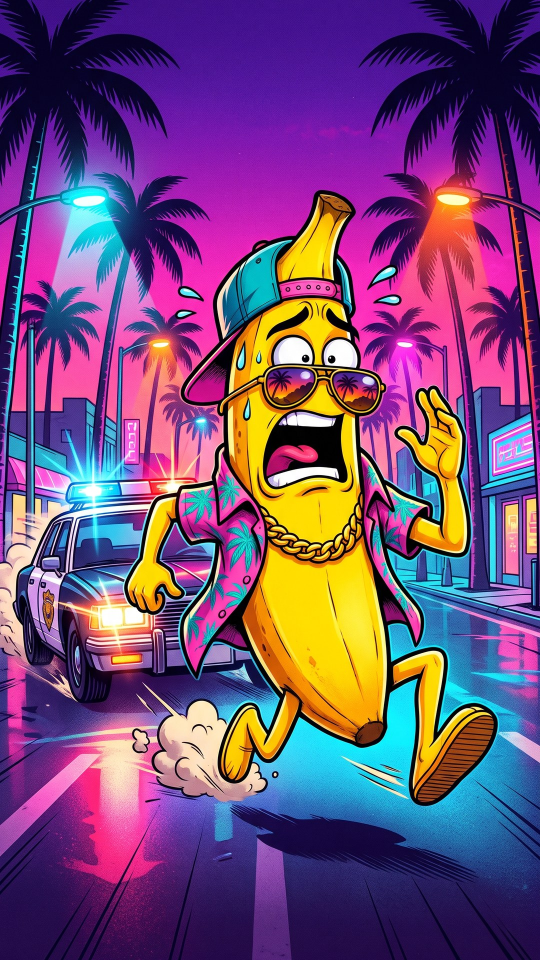
#> input picture assets/stories/bananas/bananas_01.jpg, 1080 x 1920 px (shown at 1/2 size)
$ python -i stories.py   (imports and definitions only)
#> lines starting #> are read from the running program, lines starting #| are printed output that depends on the picture
### cv_safe.py
"""
OpenCV cannot open a file whose path has non-ASCII characters on Windows (19. 11.: on the 24/7 PC the venv sits
under a folder with a diacritic, every Haar cascade loaded empty and every YouTube render failed with
'CascadeClassifier::detectMultiScale ... !empty()'). cascade() copies the XML to an ASCII folder first when needed.
"""
import os
import shutil
import tempfile
from pathlib import Path

import cv2


# [7 lines left out: function ascii_dir, not called in this run]


def cascade(name):
    """A loaded Haar cascade by file name (cv2.data.haarcascades); raises instead of returning an empty one."""
    src = Path(cv2.data.haarcascades) / name
    path = src
    if not str(src).isascii():
        path = ascii_dir() / name
        if not path.exists() or path.stat().st_size != src.stat().st_size:
            shutil.copyfile(src, path)
    c = cv2.CascadeClassifier(str(path))
    if c.empty():
        raise RuntimeError(f"OpenCV cascade {name} did not load from {path}")
    return c


# [13 lines left out: function ascii_path, not called in this run]

### stories.py
"""
stories.py - Instagram (+ Facebook) stories for both accounts, fully on its own (GitHub Actions).

What Buffer can do (introspected 18. 11. 2026):
  instagram  metadata.instagram.type = story (image or video asset, IG Professional account) - OK
             (an IG story draft was accepted and deleted again in the test)
  facebook   metadata.facebook.type = story (PostTypeFacebook: post / reel / story) on our Pages
  tiktok, youtube, threads: no story type in Buffer's API -> nothing there
  Stickers (poll, question, link, music): NOT possible. InstagramStickerFieldsInput is only a text
  to copy by hand for reminder (notification) publishing - not autonomous. So a question is part of
  the picture and people answer by replying to the story (a DM).

Every run of denne (after publishing) calls `python stories.py den [--ostre]`. Per brand:
  REPOST       every reel that went out (publikovano*.json) -> the same Netlify mp4 as a story
               20-60 min after the reel, at most REPOST_MAX a publishing day. Scheduled only once the
               reel is (nearly) live, so a reel deleted before its slot is never reposted.
  INTERESTING  2-4 a day at varied times (never :00 / :30) in the AU/NZ, EU and US prime windows:
               question / fact / rate / guess frames built with Pillow over a real frame of one of
               our reels (facts from our own records only, never invented), plus rotating pool images
               (assets/stories/<brand>/, 20 per brand, never the same one within POOL_GAP_DAYS).
               Built once a publishing day (first run after 12:00 Prague) for BOTH brands, in ONE
               Netlify draft deploy (no credits), then scheduled in Buffer at their times.
               Every story asks for a reply (people answer by DM, which lifts the story's reach); every
               2nd-3rd pool story carries the follow line instead. Text never over a face or a chest.
  LONG-FORM    the brand's new long-form video (long_episodes.json _last, committed by long.yml after the
               e-mail went out) -> one story "NEW: <title>" + "Full video on YouTube, link in bio",
               PROMO_AFTER_MIN after the e-mail's publish time. The clickable version (a link sticker, not in
               any API) is link_story(): posli_mail.py attaches it to the long-form e-mail for Aleš.
               Needs once: the Instagram bio link of each account = its YouTube channel.
Records: stories_state.json {brand: {"reposts": {clip: ...}, "days": {day: ...}, "pool": {file: day},
                                     "long": {long-form key: ...}}}.

  python stories.py den [--ostre] [--znacka bananas|fanpage]   # default: Buffer drafts
  python stories.py den --zkouska                               # plan + frames into out/_stories, no Buffer / Netlify
"""

import argparse
import json
import random
import re
import subprocess
import sys
from datetime import datetime, timedelta, timezone
from pathlib import Path

import publikuj as P

HERE = P.HERE
STATE = HERE / "stories_state.json"
POOL_DIR = HERE / "assets" / "stories"
FONTS = HERE / "fonts" / "cap"
W, H = 1080, 1920

STORY_NETS = ("instagram",)   # 18. 11.: FB story was cross-shared to IG by Meta -> the same reel twice on the IG story
REPOST_DELAY = (20, 60)                      # min after the reel
REPOST_MAX = 6                               # reposts per publishing day per brand
REPOST_LEAD = 15                             # schedule once the reel is due within this many minutes
REPOST_MAX_AGE_H = 6                         # an older reel is not reposted any more
STORY_MAX_S = 60                             # Instagram story video limit
INTEREST_N = (2, 4)
POOL_GAP_DAYS = 5
MAX_FAILS = 2
# Prague time windows of the publishing day (12:00 .. 11:59 next day): EU evening, UK late / US east
# prime, US west evening, AU/NZ evening (= Prague morning).
WINDOWS = [("17:05", "19:55"), ("21:05", "23:55"), ("02:05", "04:55"), ("07:05", "09:55")]

BRAND_LOOK = {
    "bananas": {"font": "montserrat-900.ttf", "box": (255, 225, 53), "ink": (17, 17, 17),
                "accent": (17, 17, 17), "sub_box": (17, 17, 17), "sub_ink": (255, 255, 255), "top": 1040},
    "fanpage": {"font": "anton.ttf", "box": (17, 12, 20), "ink": (255, 79, 216),
                "accent": (255, 255, 255), "sub_box": (255, 79, 216), "sub_ink": (17, 12, 20), "top": 640},
}

# Copy: English, short, linted with SlopMonster deslop.py (5/5, 18. 11.). {a}/{b} = real streamer names,
# {n}/{avg} = real numbers from our records. Never anything that is not in the data. The last line of
# every kind asks for a reply (REPLY_WORDS, Aleš 18. 11.: stories must make people react).
COPY = {
    "bananas": {
        "question": ["Who was funnier yesterday?", "{a} or {b}", "Reply with a name"],
        "fact_top": ["Yesterday's top streamer", "{a}", "Banana score {avg}/10 from {n} clips", "Agree? Reply yes or no"],
        "fact_most": ["Most clipped yesterday", "{a}", "{n} clips on our page", "Who beats them today? Reply with a name"],
        "rate": ["Rate yesterday's #1 clip", "{a}", "Reply with a number from 1 to 10"],
        "guess": ["Guess the banana score", "{a}'s clip from yesterday", "Reply with your guess, 1 to 10"],
    },
    "fanpage": {
        "question": ["Who made you laugh more?", "{a} or {b}", "Tell me in the replies"],
        "fact_most": ["Most clipped yesterday", "{a}", "{n} clips on our page", "Who's next? Tell me"],
        "rate": ["Rate this one", "{a}, yesterday", "Send me a number, 1 to 10"],
    },
}
REPLY_WORDS = ("reply", "tell me", "send me")


def log(msg):
    P.log(f"stories: {msg}")


def load_state():
    return P.load_json(STATE, {})


def save_state(st):
    P.save_json(STATE, st)


# [107 lines left out: functions merge_state, sync_state, bstate, story_channels, ts, off_grid_min and 3 more, not called in this run]


def repost_delay(clip_id, znacka):
    return random.Random(f"{clip_id}:{znacka}:story").randint(*REPOST_DELAY)


# [6 lines left out: function repost_due, not called in this run]


def reposts_on_day(bs, day):
    return sum(1 for r in bs["reposts"].values()
               if r.get("posts") and P.pub_day(ts(r["due"])) == day)


# [16 lines left out: function repost_candidates, not called in this run]


# the reply line burned into a reel repost (SlopMonster lint 5/5); low in the picture, inside Instagram's safe
# zone (above the reply bar), under the game action, never over the facecam at the top
REPOST_TEXT = {
    "bananas": ["RATE THIS 1-10 IN THE REPLIES", "WOULD YOU DO THIS? YES OR NO", "WHO WINS THIS ONE? REPLY",
                "FUNNIER THAN YESTERDAY? REPLY"],
    "fanpage": ["TELL ME YOUR FAVORITE PART", "WOULD YOU WATCH THIS AT 3 AM?", "WHO DID IT BETTER? REPLY",
                "SEND THIS TO SOMEONE"],
}
STORY_TEXT_Y = 1470


# [113 lines left out: functions texted_reel, do_reposts, day_times, yesterday_stats, not called in this run]


def name(ch):
    return P.display_name({"channel": ch})


# [28 lines left out: function fill, not called in this run]


def pool_files(znacka):
    d = POOL_DIR / znacka
    return sorted(p for p in d.glob("*") if p.suffix.lower() in (".jpg", ".jpeg", ".png")) if d.exists() else []


# [11 lines left out: function pool_pick, not called in this run]


SAME = [{"fact_top", "fact_most"}, {"rate", "guess"}]       # one of each group a day (same data / clip)


# [27 lines left out: function plan_day, not called in this run]


# -----------------------------------------------------------------------------
# frames (Pillow): a real frame of our reel, the text in solid brand boxes left-aligned (no centred title
# on a gradient), the mascot / the model as a small cut-out. The text goes into the calmest band that
# touches no face and no chest (protected_boxes) inside the IG safe zone: nothing in the top SAFE_TOP px
# (profile row) or the bottom SAFE_BOTTOM px (reply bar). No safe place = no text (pool) / no story.

SAFE_TOP, SAFE_BOTTOM = 250, 340


# [67 lines left out: functions grab_frame, cover, missing_glyphs, mascot, pane_split, not called in this run]


SEAM_PAD = 130


def protected_boxes(img, reel=False):
    """Face and chest areas the story text must never cover (Aleš 18. 11.): OpenCV Haar faces (real and
    painted faces both get a chance, frontal + profile); chest = below each face, ~2.6 face heights,
    1.9 face widths wide. reel=True (a frame of our reel): the whole facecam pane down to the seam plus
    SEAM_PAD (our captions sit on the seam) is protected even when Haar misses the face (headphones,
    looking down); a face's chest box stops at the seam (the game below is not the streamer's body).
    Returns [(x0, y0, x1, y1)] in 1080x1920 pixels."""
#> called with reel = False
    import cv2
    import numpy as np
    g = cv2.cvtColor(np.asarray(img), cv2.COLOR_RGB2GRAY)
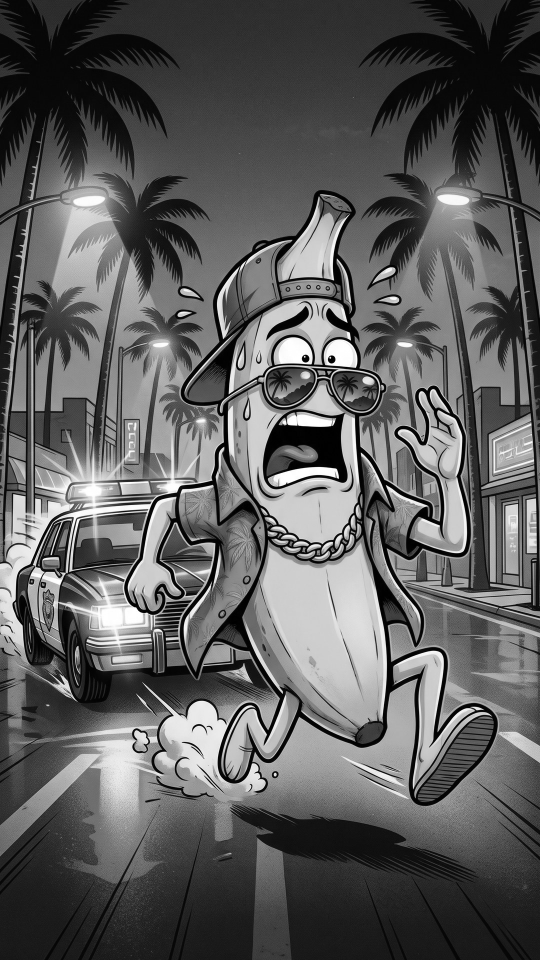
#> g: shape (1920, 1080) (shown at 1/2 size); min 0, max 255, mean 93.5
    split = pane_split(img) if reel else None
    out = [(0.0, 0.0, float(W), float(split + SEAM_PAD))] if split else []     # the facecam pane + captions on the seam
#> out = []
    for name in ("haarcascade_frontalface_default.xml", "haarcascade_profileface.xml"):
        import cv_safe
        cas = cv_safe.cascade(name)
        for (x, y, w, h) in cas.detectMultiScale(g, 1.1, 5, minSize=(90, 90)):
            x, y, w, h = float(x), float(y), float(w), float(h)
            face = (x - 0.25 * w, y - 0.35 * h, x + 1.25 * w, y + 1.15 * h)                    # face + hair
            chest = (x - 0.45 * w, y + h, x + 1.45 * w, y + h + 2.6 * h)
            if split and y + h / 2 < split:
                face = (0.0, 0.0, float(W), float(split))
                chest = (chest[0], chest[1], chest[2], float(split))
            out += [face, chest]
#> after the loop, out = [(410, 879.4, 854, 1323.4), (350.8, 1279, 913.2, 2048.6)]
    return out


# [28 lines left out: functions free_band, wrap, not called in this run]


ROW = {"head": (64, 44, 1, 18), "main": (104, 60, 3, 22), "sub": (46, 34, 1, 16)}   # size, min size, lines, pad
X0, MAXW, GAP = 64, W - 2 * 64, 12
TEXT_SCALES = (1.0, 0.8, 0.64)
REF = "HÁgy"                                               # line height reference (caps, accents, descenders)


# [20 lines left out: function layout, not called in this run]


def line_h(f):
    _, t, _, b = f.getbbox(REF)
    return b - t


# [63 lines left out: functions draw_rows, place_text, paste_mascot, build_frame, not called in this run]


# Pool lines (Aleš 18. 11.: stories must make people react): they ask for a reply (people answer by DM,
# which lifts the story's reach); on FOLLOW_DAYS the follow line instead. SlopMonster deslop 5/5.
POOL_TEXT = {
    "bananas": ["Reply with the streamer you want next", "Kai or Speed? Reply with one name",
                "Rate today's clips 1-10 in a reply", "Playing GTA 6 tonight? Reply yes or no",
                "Reply with the funniest clip you saw today", "Which streamer wins GTA 6 today? Reply with a name"],
    "fanpage": ["Tell me who to watch tonight", "Reply with your GTA 6 main", "Who keeps you up tonight? Tell me",
                "Chaos or chill tonight? Reply with one word", "Up late in Vice City? Tell me why",
                "Send me the streamer you'd stay up for"],
}
FOLLOW_TEXT = {"bananas": "New GTA 6 clips every day. Follow", "fanpage": "New GTA 6 clips every night. Follow"}
FOLLOW_DAYS = (1, 3)                 # day.toordinal() % 5 in these -> the follow line (2 of 5 = every 2nd-3rd)


# [9 lines left out: function pool_line, not called in this run]


ZONES = HERE / "assets" / "stories" / "zones.json"


# [32 lines left out: functions pool_zone, pool_frame, not called in this run]


# -----------------------------------------------------------------------------
# LONG-FORM PROMO: a new long-form video on YouTube -> stories that send people there.
# Link stickers are not in Buffer's API (only manual reminder publishing), so (Aleš 18. 11.):
#   automatic  "NEW: <title>" + "Full video on YouTube, link in bio", PROMO_AFTER_MIN after the publish
#              time of the e-mail (a manual link story, if Aleš posts one, comes first). Built from what
#              long.yml commits: long_episodes.json _last (series, build start) + the episode number,
#              long_used.json (its moments -> a frame of one of our reels with them, else a pool image).
#   manual     link_story(meta): the same look with room for the link sticker, attached to the long-form
#              e-mail by posli_mail.py (story_odkaz.jpg + a 30 s step for Aleš).

LONG_EPISODES = HERE / "long_episodes.json"
LONG_USED = HERE / "long_used.json"
PROMO_AFTER_MIN = 120
PROMO_JITTER = (3, 25)
PROMO_MAX_LATE_H = 6                 # later than this after the publish time: no promo any more
LONG_BUILD_MIN = (10, 30, 60, 90, 120)   # long.yml: _last.at = build start, the e-mail's slot is taken after
                                         # the build -> the latest slot any of these build times gives (the
                                         # promo may come late, never before the video is out)
PROMO_LINE = "Full video on YouTube, link in bio"
PROMO_RETRY_H = 3                    # a failed promo whose time passed: retried this long after it


# [41 lines left out: functions short_title, long_latest, not called in this run]


def promo_due(info, znacka):
    rnd = random.Random(f"{info['key']}:{znacka}:promo")
    return off_grid_min(info["publish"] + timedelta(minutes=PROMO_AFTER_MIN + rnd.randint(*PROMO_JITTER)))


# [15 lines left out: function promo_frame, not called in this run]


YT_CHANNEL = {"bananas": "UCn88EWhjs33Ns_n1nawhFXw", "fanpage": "UCRhoHHaFBc4ziJsQpR7G9qQ"}


# [93 lines left out: functions yt_published, do_long_promo, card_story, not called in this run]


CARD_Y = 740


# [145 lines left out: functions link_story, build_and_post, retry_failed, cmd_den, main, not called in this run]


# [2 lines not run here, left out]

>>> import cv2
>>> picture = cv2.cvtColor(cv2.imread('assets/stories/bananas/bananas_01.jpg'), cv2.COLOR_BGR2RGB)
>>> result = protected_boxes(picture)
#> result has the same summary as out in protected_boxes

$ run again, on assets/stories/fanpage/fanpage_02.jpg
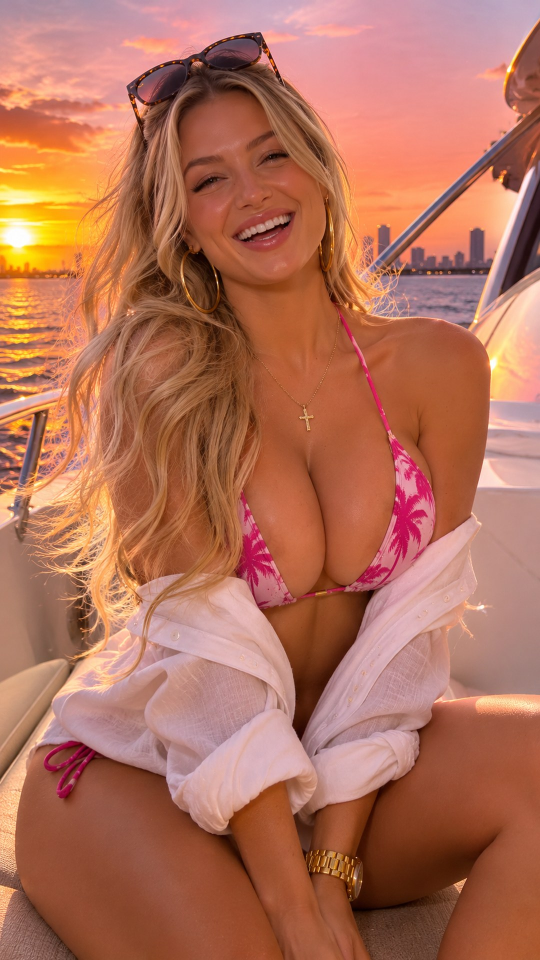
#> input picture assets/stories/fanpage/fanpage_02.jpg, 1080 x 1920 px (shown at 1/2 size)
#> in protected_boxes, `g = cv2.cvtColor(np.asarray(img), cv2.COLOR_RGB2GRAY)`:
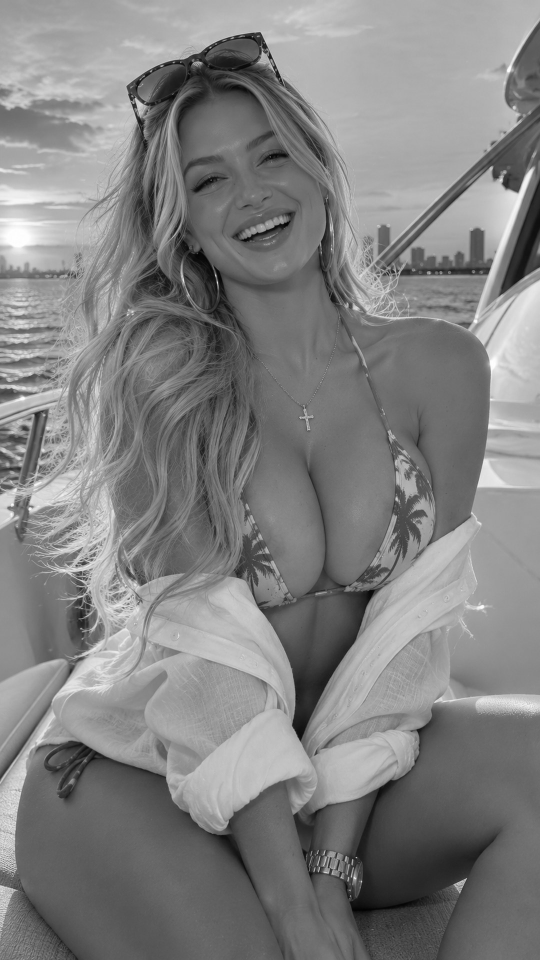
#> g: shape (1920, 1080) (shown at 1/2 size); min 1, max 255, mean 129.5
#> in protected_boxes, `out = [(0.0, 0.0, float(W), float(split + SEAM_PAD))] if split else []`: out = []
#> after the loop in protected_boxes, `for name in ("haarcascade_frontalface_default.xml", "haarcascade_profi..`: out = [(225.5, 68.3, 768.5, 611.3), (153.1, 557, 840.9, 1498.2)]
#> result has the same summary as out in protected_boxes

$ run again, on assets/stories/fanpage/fanpage_03.jpg
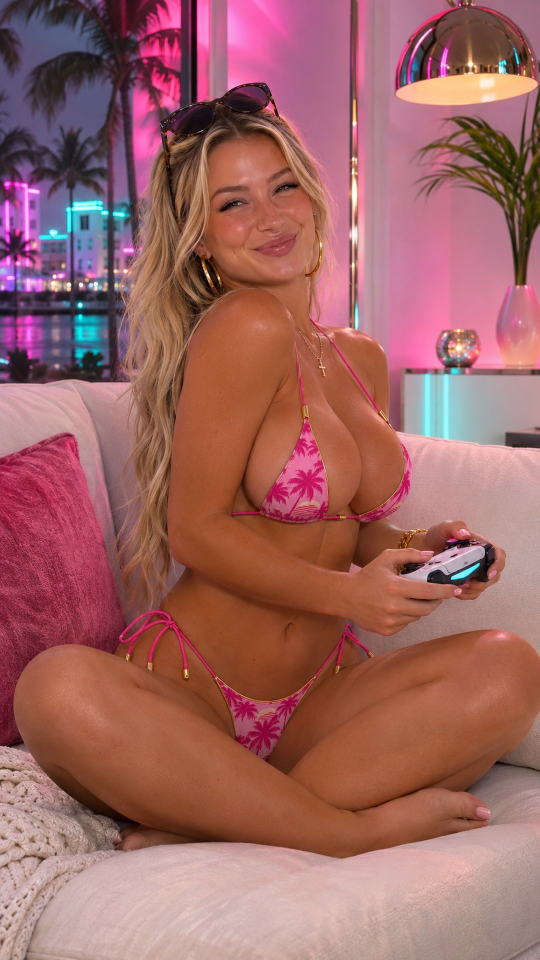
#> input picture assets/stories/fanpage/fanpage_03.jpg, 1080 x 1920 px (shown at 1/2 size)
#> in protected_boxes, `g = cv2.cvtColor(np.asarray(img), cv2.COLOR_RGB2GRAY)`:
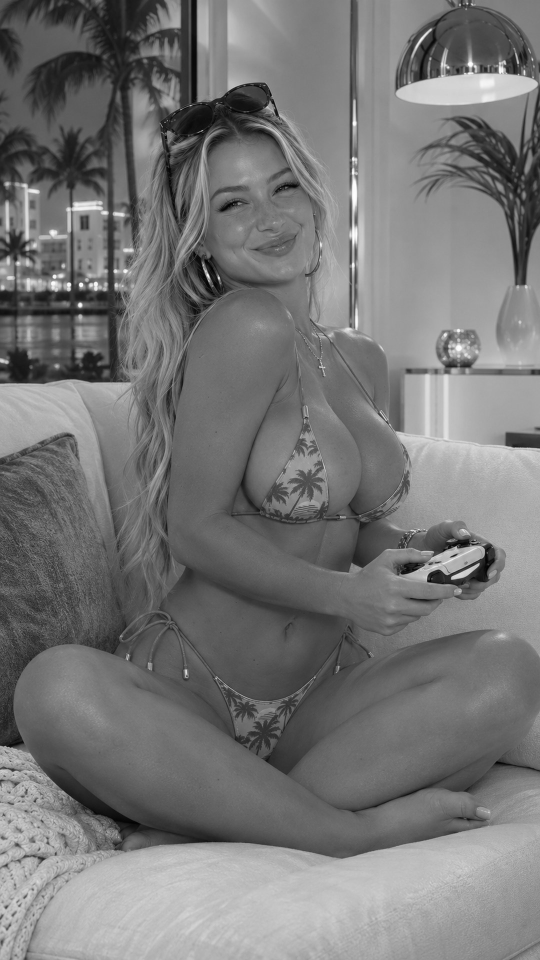
#> g: shape (1920, 1080) (shown at 1/2 size); min 0, max 255, mean 118.5
#> in protected_boxes, `out = [(0.0, 0.0, float(W), float(split + SEAM_PAD))] if split else []`: out = []
#> after the loop in protected_boxes, `for name in ("haarcascade_frontalface_default.xml", "haarcascade_profi..`: out = [(321, 197.2, 723, 599.2), (267.4, 559, 776.6, 1255.8)]
#> result has the same summary as out in protected_boxes
